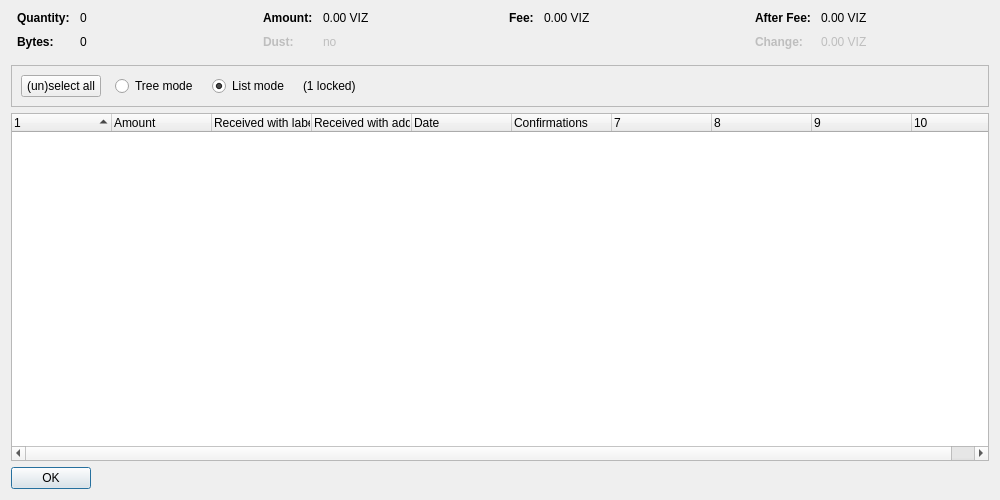
<?xml version="1.0" encoding="UTF-8"?>
<ui version="4.0">
 <class>CoinControlDialog</class>
 <widget class="QDialog" name="CoinControlDialog">
  <property name="geometry">
   <rect>
    <x>0</x>
    <y>0</y>
    <width>1000</width>
    <height>500</height>
   </rect>
  </property>
  <property name="windowTitle">
   <string>Coin Selection</string>
  </property>
  <layout class="QVBoxLayout" name="verticalLayout">
   <item>
    <layout class="QHBoxLayout" name="horizontalLayoutTop" stretch="0,0,0,0">
     <property name="topMargin">
      <number>0</number>
     </property>
     <property name="bottomMargin">
      <number>10</number>
     </property>
     <item>
      <layout class="QFormLayout" name="formLayoutCoinControl1">
       <property name="horizontalSpacing">
        <number>10</number>
       </property>
       <property name="verticalSpacing">
        <number>10</number>
       </property>
       <property name="leftMargin">
        <number>6</number>
       </property>
       <property name="rightMargin">
        <number>6</number>
       </property>
       <item row="0" column="0">
        <widget class="QLabel" name="labelCoinControlQuantityText">
         <property name="font">
          <font>
           <weight>75</weight>
           <bold>true</bold>
          </font>
         </property>
         <property name="text">
          <string>Quantity:</string>
         </property>
        </widget>
       </item>
       <item row="0" column="1">
        <widget class="QLabel" name="labelCoinControlQuantity">
         <property name="cursor">
          <cursorShape>IBeamCursor</cursorShape>
         </property>
         <property name="contextMenuPolicy">
          <enum>Qt::ActionsContextMenu</enum>
         </property>
         <property name="text">
          <string notr="true">0</string>
         </property>
         <property name="textInteractionFlags">
          <set>Qt::LinksAccessibleByMouse|Qt::TextSelectableByKeyboard|Qt::TextSelectableByMouse</set>
         </property>
        </widget>
       </item>
       <item row="1" column="0">
        <widget class="QLabel" name="labelCoinControlBytesText">
         <property name="font">
          <font>
           <weight>75</weight>
           <bold>true</bold>
          </font>
         </property>
         <property name="text">
          <string>Bytes:</string>
         </property>
        </widget>
       </item>
       <item row="1" column="1">
        <widget class="QLabel" name="labelCoinControlBytes">
         <property name="cursor">
          <cursorShape>IBeamCursor</cursorShape>
         </property>
         <property name="contextMenuPolicy">
          <enum>Qt::ActionsContextMenu</enum>
         </property>
         <property name="text">
          <string notr="true">0</string>
         </property>
         <property name="textInteractionFlags">
          <set>Qt::LinksAccessibleByMouse|Qt::TextSelectableByKeyboard|Qt::TextSelectableByMouse</set>
         </property>
        </widget>
       </item>
      </layout>
     </item>
     <item>
      <layout class="QFormLayout" name="formLayoutCoinControl2">
       <property name="horizontalSpacing">
        <number>10</number>
       </property>
       <property name="verticalSpacing">
        <number>10</number>
       </property>
       <property name="leftMargin">
        <number>6</number>
       </property>
       <property name="rightMargin">
        <number>6</number>
       </property>
       <item row="0" column="0">
        <widget class="QLabel" name="labelCoinControlAmountText">
         <property name="font">
          <font>
           <weight>75</weight>
           <bold>true</bold>
          </font>
         </property>
         <property name="text">
          <string>Amount:</string>
         </property>
        </widget>
       </item>
       <item row="0" column="1">
        <widget class="QLabel" name="labelCoinControlAmount">
         <property name="cursor">
          <cursorShape>IBeamCursor</cursorShape>
         </property>
         <property name="contextMenuPolicy">
          <enum>Qt::ActionsContextMenu</enum>
         </property>
         <property name="text">
          <string notr="true">0.00 VIZ</string>
         </property>
         <property name="textInteractionFlags">
          <set>Qt::LinksAccessibleByMouse|Qt::TextSelectableByKeyboard|Qt::TextSelectableByMouse</set>
         </property>
        </widget>
       </item>
       <item row="1" column="0">
        <widget class="QLabel" name="labelCoinControlLowOutputText">
         <property name="enabled">
          <bool>false</bool>
         </property>
         <property name="font">
          <font>
           <weight>75</weight>
           <bold>true</bold>
          </font>
         </property>
         <property name="text">
          <string>Dust:</string>
         </property>
        </widget>
       </item>
       <item row="1" column="1">
        <widget class="QLabel" name="labelCoinControlLowOutput">
         <property name="enabled">
          <bool>false</bool>
         </property>
         <property name="cursor">
          <cursorShape>IBeamCursor</cursorShape>
         </property>
         <property name="contextMenuPolicy">
          <enum>Qt::ActionsContextMenu</enum>
         </property>
         <property name="text">
          <string notr="true">no</string>
         </property>
         <property name="textInteractionFlags">
          <set>Qt::LinksAccessibleByMouse|Qt::TextSelectableByKeyboard|Qt::TextSelectableByMouse</set>
         </property>
        </widget>
       </item>
      </layout>
     </item>
     <item>
      <layout class="QFormLayout" name="formLayoutCoinControl3">
       <property name="horizontalSpacing">
        <number>10</number>
       </property>
       <property name="verticalSpacing">
        <number>10</number>
       </property>
       <property name="leftMargin">
        <number>6</number>
       </property>
       <property name="rightMargin">
        <number>6</number>
       </property>
       <item row="0" column="0">
        <widget class="QLabel" name="labelCoinControlFeeText">
         <property name="font">
          <font>
           <weight>75</weight>
           <bold>true</bold>
          </font>
         </property>
         <property name="text">
          <string>Fee:</string>
         </property>
        </widget>
       </item>
       <item row="0" column="1">
        <widget class="QLabel" name="labelCoinControlFee">
         <property name="cursor">
          <cursorShape>IBeamCursor</cursorShape>
         </property>
         <property name="contextMenuPolicy">
          <enum>Qt::ActionsContextMenu</enum>
         </property>
         <property name="text">
          <string notr="true">0.00 VIZ</string>
         </property>
         <property name="textInteractionFlags">
          <set>Qt::LinksAccessibleByMouse|Qt::TextSelectableByKeyboard|Qt::TextSelectableByMouse</set>
         </property>
        </widget>
       </item>
      </layout>
     </item>
     <item>
      <layout class="QFormLayout" name="formLayoutCoinControl4">
       <property name="horizontalSpacing">
        <number>10</number>
       </property>
       <property name="verticalSpacing">
        <number>10</number>
       </property>
       <property name="leftMargin">
        <number>6</number>
       </property>
       <property name="rightMargin">
        <number>6</number>
       </property>
       <item row="0" column="0">
        <widget class="QLabel" name="labelCoinControlAfterFeeText">
         <property name="font">
          <font>
           <weight>75</weight>
           <bold>true</bold>
          </font>
         </property>
         <property name="text">
          <string>After Fee:</string>
         </property>
        </widget>
       </item>
       <item row="0" column="1">
        <widget class="QLabel" name="labelCoinControlAfterFee">
         <property name="cursor">
          <cursorShape>IBeamCursor</cursorShape>
         </property>
         <property name="contextMenuPolicy">
          <enum>Qt::ActionsContextMenu</enum>
         </property>
         <property name="text">
          <string notr="true">0.00 VIZ</string>
         </property>
         <property name="textInteractionFlags">
          <set>Qt::LinksAccessibleByMouse|Qt::TextSelectableByKeyboard|Qt::TextSelectableByMouse</set>
         </property>
        </widget>
       </item>
       <item row="1" column="0">
        <widget class="QLabel" name="labelCoinControlChangeText">
         <property name="enabled">
          <bool>false</bool>
         </property>
         <property name="font">
          <font>
           <weight>75</weight>
           <bold>true</bold>
          </font>
         </property>
         <property name="text">
          <string>Change:</string>
         </property>
        </widget>
       </item>
       <item row="1" column="1">
        <widget class="QLabel" name="labelCoinControlChange">
         <property name="enabled">
          <bool>false</bool>
         </property>
         <property name="cursor">
          <cursorShape>IBeamCursor</cursorShape>
         </property>
         <property name="contextMenuPolicy">
          <enum>Qt::ActionsContextMenu</enum>
         </property>
         <property name="text">
          <string notr="true">0.00 VIZ</string>
         </property>
         <property name="textInteractionFlags">
          <set>Qt::LinksAccessibleByMouse|Qt::TextSelectableByKeyboard|Qt::TextSelectableByMouse</set>
         </property>
        </widget>
       </item>
      </layout>
     </item>
    </layout>
   </item>
   <item>
    <widget class="QFrame" name="frame">
     <property name="minimumSize">
      <size>
       <width>0</width>
       <height>40</height>
      </size>
     </property>
     <property name="frameShape">
      <enum>QFrame::StyledPanel</enum>
     </property>
     <property name="frameShadow">
      <enum>QFrame::Sunken</enum>
     </property>
     <layout class="QHBoxLayout" name="horizontalLayout">
      <item>
       <layout class="QHBoxLayout" name="horizontalLayoutPanel" stretch="0,0,0,0,0">
        <property name="spacing">
         <number>14</number>
        </property>
        <item>
         <widget class="QPushButton" name="pushButtonSelectAll">
          <property name="sizePolicy">
           <sizepolicy hsizetype="Maximum" vsizetype="Fixed">
            <horstretch>0</horstretch>
            <verstretch>0</verstretch>
           </sizepolicy>
          </property>
          <property name="text">
           <string>(un)select all</string>
          </property>
          <property name="autoDefault">
           <bool>false</bool>
          </property>
         </widget>
        </item>
        <item>
         <widget class="QRadioButton" name="radioTreeMode">
          <property name="sizePolicy">
           <sizepolicy hsizetype="Maximum" vsizetype="Fixed">
            <horstretch>0</horstretch>
            <verstretch>0</verstretch>
           </sizepolicy>
          </property>
          <property name="text">
           <string>Tree mode</string>
          </property>
         </widget>
        </item>
        <item>
         <widget class="QRadioButton" name="radioListMode">
          <property name="sizePolicy">
           <sizepolicy hsizetype="Maximum" vsizetype="Fixed">
            <horstretch>0</horstretch>
            <verstretch>0</verstretch>
           </sizepolicy>
          </property>
          <property name="text">
           <string>List mode</string>
          </property>
          <property name="checked">
           <bool>true</bool>
          </property>
         </widget>
        </item>
        <item>
         <widget class="QLabel" name="labelLocked">
          <property name="text">
           <string notr="true">(1 locked)</string>
          </property>
         </widget>
        </item>
        <item>
         <spacer name="horizontalSpacer">
          <property name="orientation">
           <enum>Qt::Horizontal</enum>
          </property>
          <property name="sizeHint" stdset="0">
           <size>
            <width>40</width>
            <height>20</height>
           </size>
          </property>
         </spacer>
        </item>
       </layout>
      </item>
     </layout>
    </widget>
   </item>
   <item>
    <widget class="CoinControlTreeWidget" name="treeWidget">
     <property name="contextMenuPolicy">
      <enum>Qt::CustomContextMenu</enum>
     </property>
     <property name="sortingEnabled">
      <bool>false</bool>
     </property>
     <property name="columnCount">
      <number>10</number>
     </property>
     <attribute name="headerShowSortIndicator" stdset="0">
      <bool>true</bool>
     </attribute>
     <attribute name="headerStretchLastSection">
      <bool>false</bool>
     </attribute>
     <column>
      <property name="text">
       <string/>
      </property>
     </column>
     <column>
      <property name="text">
       <string>Amount</string>
      </property>
     </column>
     <column>
      <property name="text">
       <string>Received with label</string>
      </property>
     </column>
     <column>
      <property name="text">
       <string>Received with address</string>
      </property>
     </column>
     <column>
      <property name="text">
       <string>Date</string>
      </property>
     </column>
     <column>
      <property name="text">
       <string>Confirmations</string>
      </property>
      <property name="toolTip">
       <string>Confirmed</string>
      </property>
     </column>
     <column>
      <property name="text">
       <string/>
      </property>
     </column>
     <column>
      <property name="text">
       <string/>
      </property>
     </column>
     <column>
      <property name="text">
       <string/>
      </property>
     </column>
     <column>
      <property name="text">
       <string/>
      </property>
     </column>
    </widget>
   </item>
   <item>
    <widget class="QDialogButtonBox" name="buttonBox">
     <property name="sizePolicy">
      <sizepolicy hsizetype="Maximum" vsizetype="Fixed">
       <horstretch>0</horstretch>
       <verstretch>0</verstretch>
      </sizepolicy>
     </property>
     <property name="orientation">
      <enum>Qt::Horizontal</enum>
     </property>
     <property name="standardButtons">
      <set>QDialogButtonBox::Ok</set>
     </property>
    </widget>
   </item>
  </layout>
 </widget>
 <customwidgets>
  <customwidget>
   <class>CoinControlTreeWidget</class>
   <extends>QTreeWidget</extends>
   <header>coincontroltreewidget.h</header>
  </customwidget>
 </customwidgets>
 <resources/>
 <connections/>
</ui>
